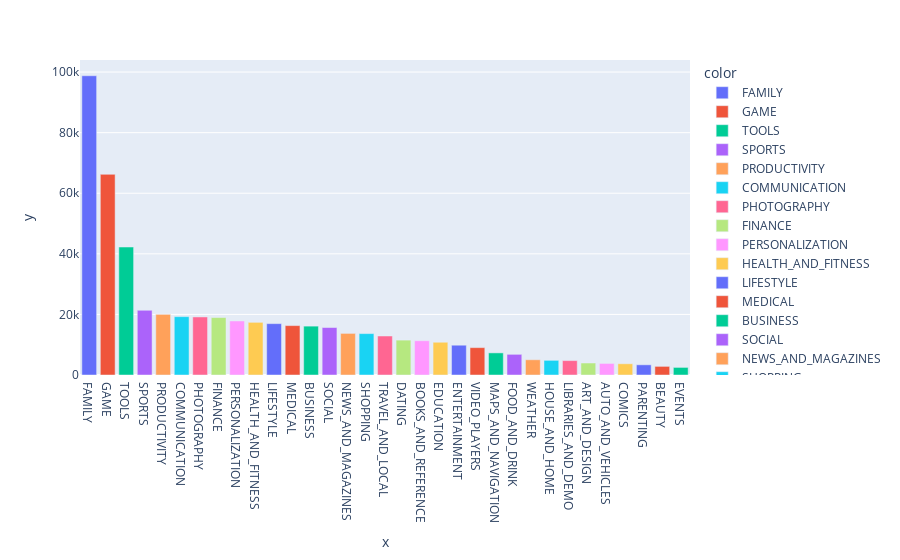

Write notebook code for a chart like this one.
### Code cell
x_cat_rev = data['Reviews'].groupby(by = data['Category']).sum().sort_values(ascending =False)
px.bar(data, x = x_cat_rev.index, y = x_cat_rev.values, color = x_cat_rev.index)

### Figure 1 — Plotly figure (JSON) as saved in the notebook; plotly's stock layout.template omitted (floating-point values rounded to 4 significant figures)
{"data": [{"alignmentgroup": "True", "hovertemplate": "color=FAMILY<br>x=%{x}<br>y=%{y}<extra></extra>", "legendgroup": "FAMILY", "marker": {"color": "#636efa", "pattern": {"shape": ""}}, "name": "FAMILY", "offsetgroup": "FAMILY", "orientation": "v", "showlegend": true, "textposition": "auto", "type": "bar", "x": ["FAMILY"], "xaxis": "x", "y": [98786], "yaxis": "y"}, {"alignmentgroup": "True", "hovertemplate": "color=GAME<br>x=%{x}<br>y=%{y}<extra></extra>", "legendgroup": "GAME", "marker": {"color": "#EF553B", "pattern": {"shape": ""}}, "name": "GAME", "offsetgroup": "GAME", "orientation": "v", "showlegend": true, "textposition": "auto", "type": "bar", "x": ["GAME"], "xaxis": "x", "y": [66245], "yaxis": "y"}, {"alignmentgroup": "True", "hovertemplate": "color=TOOLS<br>x=%{x}<br>y=%{y}<extra></extra>", "legendgroup": "TOOLS", "marker": {"color": "#00cc96", "pattern": {"shape": ""}}, "name": "TOOLS", "offsetgroup": "TOOLS", "orientation": "v", "showlegend": true, "textposition": "auto", "type": "bar", "x": ["TOOLS"], "xaxis": "x", "y": [42246], "yaxis": "y"}, {"alignmentgroup": "True", "hovertemplate": "color=SPORTS<br>x=%{x}<br>y=%{y}<extra></extra>", "legendgroup": "SPORTS", "marker": {"color": "#ab63fa", "pattern": {"shape": ""}}, "name": "SPORTS", "offsetgroup": "SPORTS", "orientation": "v", "showlegend": true, "textposition": "auto", "type": "bar", "x": ["SPORTS"], "xaxis": "x", "y": [21363], "yaxis": "y"}, {"alignmentgroup": "True", "hovertemplate": "color=PRODUCTIVITY<br>x=%{x}<br>y=%{y}<extra></extra>", "legendgroup": "PRODUCTIVITY", "marker": {"color": "#FFA15A", "pattern": {"shape": ""}}, "name": "PRODUCTIVITY", "offsetgroup": "PRODUCTIVITY", "orientation": "v", "showlegend": true, "textposition": "auto", "type": "bar", "x": ["PRODUCTIVITY"], "xaxis": "x", "y": [20015], "yaxis": "y"}, {"alignmentgroup": "True", "hovertemplate": "color=COMMUNICATION<br>x=%{x}<br>y=%{y}<extra></extra>", "legendgroup": "COMMUNICATION", "marker": {"color": "#19d3f3", "pattern": {"shape": ""}}, "name": "COMMUNICATION", "offsetgroup": "COMMUNICATION", "orientation": "v", "showlegend": true, "textposition": "auto", "type": "bar", "x": ["COMMUNICATION"], "xaxis": "x", "y": [19262], "yaxis": "y"}, {"alignmentgroup": "True", "hovertemplate": "color=PHOTOGRAPHY<br>x=%{x}<br>y=%{y}<extra></extra>", "legendgroup": "PHOTOGRAPHY", "marker": {"color": "#FF6692", "pattern": {"shape": ""}}, "name": "PHOTOGRAPHY", "offsetgroup": "PHOTOGRAPHY", "orientation": "v", "showlegend": true, "textposition": "auto", "type": "bar", "x": ["PHOTOGRAPHY"], "xaxis": "x", "y": [19164], "yaxis": "y"}, {"alignmentgroup": "True", "hovertemplate": "color=FINANCE<br>x=%{x}<br>y=%{y}<extra></extra>", "legendgroup": "FINANCE", "marker": {"color": "#B6E880", "pattern": {"shape": ""}}, "name": "FINANCE", "offsetgroup": "FINANCE", "orientation": "v", "showlegend": true, "textposition": "auto", "type": "bar", "x": ["FINANCE"], "xaxis": "x", "y": [18964], "yaxis": "y"}, {"alignmentgroup": "True", "hovertemplate": "color=PERSONALIZATION<br>x=%{x}<br>y=%{y}<extra></extra>", "legendgroup": "PERSONALIZATION", "marker": {"color": "#FF97FF", "pattern": {"shape": ""}}, "name": "PERSONALIZATION", "offsetgroup": "PERSONALIZATION", "orientation": "v", "showlegend": true, "textposition": "auto", "type": "bar", "x": ["PERSONALIZATION"], "xaxis": "x", "y": [17828], "yaxis": "y"}, {"alignmentgroup": "True", "hovertemplate": "color=HEALTH_AND_FITNESS<br>x=%{x}<br>y=%{y}<extra></extra>", "legendgroup": "HEALTH_AND_FITNESS", "marker": {"color": "#FECB52", "pattern": {"shape": ""}}, "name": "HEALTH_AND_FITNESS", "offsetgroup": "HEALTH_AND_FITNESS", "orientation": "v", "showlegend": true, "textposition": "auto", "type": "bar", "x": ["HEALTH_AND_FITNESS"], "xaxis": "x", "y": [17383], "yaxis": "y"}, {"alignmentgroup": "True", "hovertemplate": "color=LIFESTYLE<br>x=%{x}<br>y=%{y}<extra></extra>", "legendgroup": "LIFESTYLE", "marker": {"color": "#636efa", "pattern": {"shape": ""}}, "name": "LIFESTYLE", "offsetgroup": "LIFESTYLE", "orientation": "v", "showlegend": true, "textposition": "auto", "type": "bar", "x": ["LIFESTYLE"], "xaxis": "x", "y": [16954], "yaxis": "y"}, {"alignmentgroup": "True", "hovertemplate": "color=MEDICAL<br>x=%{x}<br>y=%{y}<extra></extra>", "legendgroup": "MEDICAL", "marker": {"color": "#EF553B", "pattern": {"shape": ""}}, "name": "MEDICAL", "offsetgroup": "MEDICAL", "orientation": "v", "showlegend": true, "textposition": "auto", "type": "bar", "x": ["MEDICAL"], "xaxis": "x", "y": [16309], "yaxis": "y"}, {"alignmentgroup": "True", "hovertemplate": "color=BUSINESS<br>x=%{x}<br>y=%{y}<extra></extra>", "legendgroup": "BUSINESS", "marker": {"color": "#00cc96", "pattern": {"shape": ""}}, "name": "BUSINESS", "offsetgroup": "BUSINESS", "orientation": "v", "showlegend": true, "textposition": "auto", "type": "bar", "x": ["BUSINESS"], "xaxis": "x", "y": [16134], "yaxis": "y"}, {"alignmentgroup": "True", "hovertemplate": "color=SOCIAL<br>x=%{x}<br>y=%{y}<extra></extra>", "legendgroup": "SOCIAL", "marker": {"color": "#ab63fa", "pattern": {"shape": ""}}, "name": "SOCIAL", "offsetgroup": "SOCIAL", "orientation": "v", "showlegend": true, "textposition": "auto", "type": "bar", "x": ["SOCIAL"], "xaxis": "x", "y": [15674], "yaxis": "y"}, {"alignmentgroup": "True", "hovertemplate": "color=NEWS_AND_MAGAZINES<br>x=%{x}<br>y=%{y}<extra></extra>", "legendgroup": "NEWS_AND_MAGAZINES", "marker": {"color": "#FFA15A", "pattern": {"shape": ""}}, "name": "NEWS_AND_MAGAZINES", "offsetgroup": "NEWS_AND_MAGAZINES", "orientation": "v", "showlegend": true, "textposition": "auto", "type": "bar", "x": ["NEWS_AND_MAGAZINES"], "xaxis": "x", "y": [13733], "yaxis": "y"}, {"alignmentgroup": "True", "hovertemplate": "color=SHOPPING<br>x=%{x}<br>y=%{y}<extra></extra>", "legendgroup": "SHOPPING", "marker": {"color": "#19d3f3", "pattern": {"shape": ""}}, "name": "SHOPPING", "offsetgroup": "SHOPPING", "orientation": "v", "showlegend": true, "textposition": "auto", "type": "bar", "x": ["SHOPPING"], "xaxis": "x", "y": [13668], "yaxis": "y"}, {"alignmentgroup": "True", "hovertemplate": "color=TRAVEL_AND_LOCAL<br>x=%{x}<br>y=%{y}<extra></extra>", "legendgroup": "TRAVEL_AND_LOCAL", "marker": {"color": "#FF6692", "pattern": {"shape": ""}}, "name": "TRAVEL_AND_LOCAL", "offsetgroup": "TRAVEL_AND_LOCAL", "orientation": "v", "showlegend": true, "textposition": "auto", "type": "bar", "x": ["TRAVEL_AND_LOCAL"], "xaxis": "x", "y": [12871], "yaxis": "y"}, {"alignmentgroup": "True", "hovertemplate": "color=DATING<br>x=%{x}<br>y=%{y}<extra></extra>", "legendgroup": "DATING", "marker": {"color": "#B6E880", "pattern": {"shape": ""}}, "name": "DATING", "offsetgroup": "DATING", "orientation": "v", "showlegend": true, "textposition": "auto", "type": "bar", "x": ["DATING"], "xaxis": "x", "y": [11518], "yaxis": "y"}, {"alignmentgroup": "True", "hovertemplate": "color=BOOKS_AND_REFERENCE<br>x=%{x}<br>y=%{y}<extra></extra>", "legendgroup": "BOOKS_AND_REFERENCE", "marker": {"color": "#FF97FF", "pattern": {"shape": ""}}, "name": "BOOKS_AND_REFERENCE", "offsetgroup": "BOOKS_AND_REFERENCE", "orientation": "v", "showlegend": true, "textposition": "auto", "type": "bar", "x": ["BOOKS_AND_REFERENCE"], "xaxis": "x", "y": [11317], "yaxis": "y"}, {"alignmentgroup": "True", "hovertemplate": "color=EDUCATION<br>x=%{x}<br>y=%{y}<extra></extra>", "legendgroup": "EDUCATION", "marker": {"color": "#FECB52", "pattern": {"shape": ""}}, "name": "EDUCATION", "offsetgroup": "EDUCATION", "orientation": "v", "showlegend": true, "textposition": "auto", "type": "bar", "x": ["EDUCATION"], "xaxis": "x", "y": [10816], "yaxis": "y"}, {"alignmentgroup": "True", "hovertemplate": "color=ENTERTAINMENT<br>x=%{x}<br>y=%{y}<extra></extra>", "legendgroup": "ENTERTAINMENT", "marker": {"color": "#636efa", "pattern": {"shape": ""}}, "name": "ENTERTAINMENT", "offsetgroup": "ENTERTAINMENT", "orientation": "v", "showlegend": true, "textposition": "auto", "type": "bar", "x": ["ENTERTAINMENT"], "xaxis": "x", "y": [9834], "yaxis": "y"}, {"alignmentgroup": "True", "hovertemplate": "color=VIDEO_PLAYERS<br>x=%{x}<br>y=%{y}<extra></extra>", "legendgroup": "VIDEO_PLAYERS", "marker": {"color": "#EF553B", "pattern": {"shape": ""}}, "name": "VIDEO_PLAYERS", "offsetgroup": "VIDEO_PLAYERS", "orientation": "v", "showlegend": true, "textposition": "auto", "type": "bar", "x": ["VIDEO_PLAYERS"], "xaxis": "x", "y": [9036], "yaxis": "y"}, {"alignmentgroup": "True", "hovertemplate": "color=MAPS_AND_NAVIGATION<br>x=%{x}<br>y=%{y}<extra></extra>", "legendgroup": "MAPS_AND_NAVIGATION", "marker": {"color": "#00cc96", "pattern": {"shape": ""}}, "name": "MAPS_AND_NAVIGATION", "offsetgroup": "MAPS_AND_NAVIGATION", "orientation": "v", "showlegend": true, "textposition": "auto", "type": "bar", "x": ["MAPS_AND_NAVIGATION"], "xaxis": "x", "y": [7302], "yaxis": "y"}, {"alignmentgroup": "True", "hovertemplate": "color=FOOD_AND_DRINK<br>x=%{x}<br>y=%{y}<extra></extra>", "legendgroup": "FOOD_AND_DRINK", "marker": {"color": "#ab63fa", "pattern": {"shape": ""}}, "name": "FOOD_AND_DRINK", "offsetgroup": "FOOD_AND_DRINK", "orientation": "v", "showlegend": true, "textposition": "auto", "type": "bar", "x": ["FOOD_AND_DRINK"], "xaxis": "x", "y": [6824], "yaxis": "y"}, {"alignmentgroup": "True", "hovertemplate": "color=WEATHER<br>x=%{x}<br>y=%{y}<extra></extra>", "legendgroup": "WEATHER", "marker": {"color": "#FFA15A", "pattern": {"shape": ""}}, "name": "WEATHER", "offsetgroup": "WEATHER", "orientation": "v", "showlegend": true, "textposition": "auto", "type": "bar", "x": ["WEATHER"], "xaxis": "x", "y": [5031], "yaxis": "y"}, {"alignmentgroup": "True", "hovertemplate": "color=HOUSE_AND_HOME<br>x=%{x}<br>y=%{y}<extra></extra>", "legendgroup": "HOUSE_AND_HOME", "marker": {"color": "#19d3f3", "pattern": {"shape": ""}}, "name": "HOUSE_AND_HOME", "offsetgroup": "HOUSE_AND_HOME", "orientation": "v", "showlegend": true, "textposition": "auto", "type": "bar", "x": ["HOUSE_AND_HOME"], "xaxis": "x", "y": [4839], "yaxis": "y"}, {"alignmentgroup": "True", "hovertemplate": "color=LIBRARIES_AND_DEMO<br>x=%{x}<br>y=%{y}<extra></extra>", "legendgroup": "LIBRARIES_AND_DEMO", "marker": {"color": "#FF6692", "pattern": {"shape": ""}}, "name": "LIBRARIES_AND_DEMO", "offsetgroup": "LIBRARIES_AND_DEMO", "orientation": "v", "showlegend": true, "textposition": "auto", "type": "bar", "x": ["LIBRARIES_AND_DEMO"], "xaxis": "x", "y": [4754], "yaxis": "y"}, {"alignmentgroup": "True", "hovertemplate": "color=ART_AND_DESIGN<br>x=%{x}<br>y=%{y}<extra></extra>", "legendgroup": "ART_AND_DESIGN", "marker": {"color": "#B6E880", "pattern": {"shape": ""}}, "name": "ART_AND_DESIGN", "offsetgroup": "ART_AND_DESIGN", "orientation": "v", "showlegend": true, "textposition": "auto", "type": "bar", "x": ["ART_AND_DESIGN"], "xaxis": "x", "y": [3962], "yaxis": "y"}, {"alignmentgroup": "True", "hovertemplate": "color=AUTO_AND_VEHICLES<br>x=%{x}<br>y=%{y}<extra></extra>", "legendgroup": "AUTO_AND_VEHICLES", "marker": {"color": "#FF97FF", "pattern": {"shape": ""}}, "name": "AUTO_AND_VEHICLES", "offsetgroup": "AUTO_AND_VEHICLES", "orientation": "v", "showlegend": true, "textposition": "auto", "type": "bar", "x": ["AUTO_AND_VEHICLES"], "xaxis": "x", "y": [3820], "yaxis": "y"}, {"alignmentgroup": "True", "hovertemplate": "color=COMICS<br>x=%{x}<br>y=%{y}<extra></extra>", "legendgroup": "COMICS", "marker": {"color": "#FECB52", "pattern": {"shape": ""}}, "name": "COMICS", "offsetgroup": "COMICS", "orientation": "v", "showlegend": true, "textposition": "auto", "type": "bar", "x": ["COMICS"], "xaxis": "x", "y": [3712], "yaxis": "y"}, {"alignmentgroup": "True", "hovertemplate": "color=PARENTING<br>x=%{x}<br>y=%{y}<extra></extra>", "legendgroup": "PARENTING", "marker": {"color": "#636efa", "pattern": {"shape": ""}}, "name": "PARENTING", "offsetgroup": "PARENTING", "orientation": "v", "showlegend": true, "textposition": "auto", "type": "bar", "x": ["PARENTING"], "xaxis": "x", "y": [3363], "yaxis": "y"}, {"alignmentgroup": "True", "hovertemplate": "color=BEAUTY<br>x=%{x}<br>y=%{y}<extra></extra>", "legendgroup": "BEAUTY", "marker": {"color": "#EF553B", "pattern": {"shape": ""}}, "name": "BEAUTY", "offsetgroup": "BEAUTY", "orientation": "v", "showlegend": true, "textposition": "auto", "type": "bar", "x": ["BEAUTY"], "xaxis": "x", "y": [2846], "yaxis": "y"}, {"alignmentgroup": "True", "hovertemplate": "color=EVENTS<br>x=%{x}<br>y=%{y}<extra></extra>", "legendgroup": "EVENTS", "marker": {"color": "#00cc96", "pattern": {"shape": ""}}, "name": "EVENTS", "offsetgroup": "EVENTS", "orientation": "v", "showlegend": true, "textposition": "auto", "type": "bar", "x": ["EVENTS"], "xaxis": "x", "y": [2506], "yaxis": "y"}], "layout": {"barmode": "relative", "legend": {"title": {"text": "color"}, "tracegroupgap": 0}, "margin": {"t": 60}, "xaxis": {"anchor": "y", "domain": [0, 1], "title": {"text": "x"}}, "yaxis": {"anchor": "x", "domain": [0, 1], "title": {"text": "y"}}}}
